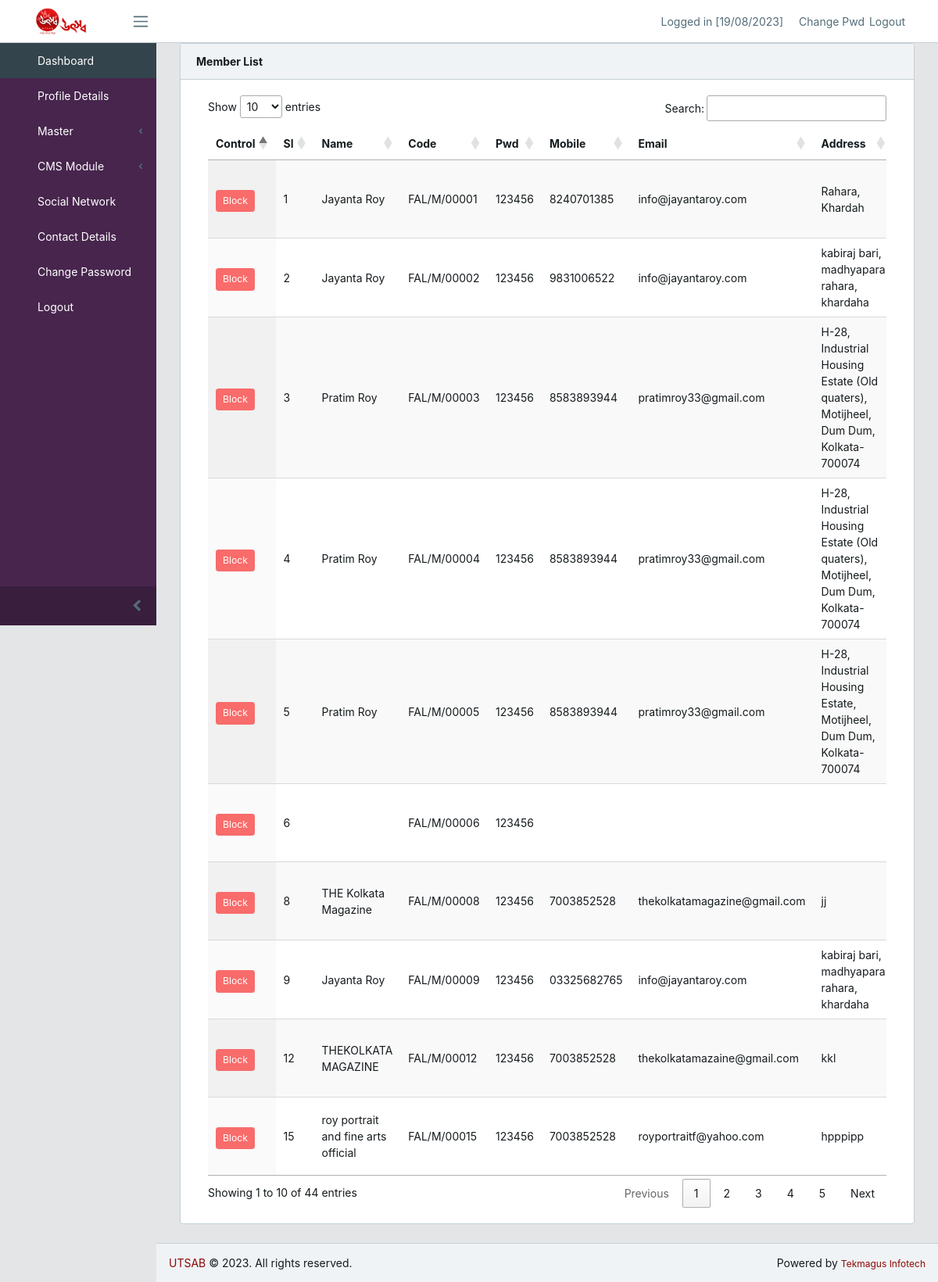
The page /cms/home.php?op=cust_view (signed in) on the database its author committed.
### tables this page shows
CREATE TABLE `cust_master` (
  `cust_id` int(11) NOT NULL,
  `cust_name` text NOT NULL,
  `cust_address` text NOT NULL,
  `cust_city` text NOT NULL,
  `cust_state` text NOT NULL,
  `cust_country` text NOT NULL,
  `cust_pincode` varchar(20) NOT NULL,
  `cust_phone` text NOT NULL,
  `cust_email` text NOT NULL,
  `cust_code` varchar(25) NOT NULL,
  `cust_pass` varchar(50) NOT NULL DEFAULT '123456',
  `cust_dob` varchar(15) NOT NULL,
  `cust_pic` text NOT NULL,
  `cust_created_on` timestamp NOT NULL DEFAULT current_timestamp(),
  `cust_status` varchar(20) NOT NULL DEFAULT 'Pending'
);

### cms/pages/cust_view.php (the view, shortened to what this page needs)
<div class="card">
    <div class="card-header">
      <strong>Member List</strong>
    </div>
  <div class="card-body">
    <div class="col-lg-12">
      <div class="table-responsive">
        <div id="printableArea">
          <table id="data_table" class="display">
            <thead>
              <tr>
                <th>Control</th>
                <th>Sl</th>
                <th> Name</th>
                <th>Code</th>
                <th> Pwd</th>
                <th> Mobile</th>
                <th> Email</th>
                <th> Address</th>
              </tr>
            </thead>
            <tbody>
              <?php
               $sql="select * from  cust_master  where `cust_status`<> 'DELETE' order by cust_id";
                $res1=mysqli_query($dbhandle,$sql);
                $cnt=mysqli_num_rows($res1);
              if($cnt>0)
              {
                $i=0;
                while($row1=mysqli_fetch_array($res1))
                {
                  $i++;
              ?>
              <tr>
                <td>
                <?php
                  if($row1['cust_status']=='Active')
                  {
                ?>
                  <button type="button" id="cust_block" onclick="block(<?=$row1['cust_id'];?>)" class="btn btn-sm btn-danger" name="cust_block" style="position: relative; margin-top: 5px;">Block</button>
                <?php } ?>
                                  </td>
                <td><?php echo $i; ?></td>
                <td><?php echo $row1['cust_name']; ?></td>
                <td><?php echo $row1['cust_code']; ?></td>
                <td><?php echo $row1['cust_pass']; ?></td>
                <td><?php echo $row1['cust_phone']; ?></td>
                <td><?php echo $row1['cust_email']; ?></td>
                <td><?php echo $row1['cust_address']; ?></td>
              </tr>
              <?php
                  }
                }else{
                  echo '<tr><td colspan="10" align="left" valign="top">Data Not Found!</td></tr>';
                }
              ?>
            </tbody>
          </table>
        </div>
      </div>
    </div>
  </div>
</div>

### rows shown on the page
cust_master: cust_name "Jayanta Roy", cust_code "FAL/M/00001", cust_pass "123456", cust_phone "8240701385", cust_email "info@jayantaroy.com", cust_address "Rahara, Khardah"
cust_master: cust_name "Jayanta Roy", cust_code "FAL/M/00002", cust_pass "123456", cust_phone "9831006522", cust_email "info@jayantaroy.com", cust_address "kabiraj bari, madhyapara rahara, khardaha"
cust_master: cust_name "Pratim Roy", cust_code "FAL/M/00003", cust_pass "123456", cust_phone "8583893944", cust_email "pratimroy33@gmail.com", cust_address "H-28, Industrial Housing Estate (Old quaters), Motijheel, Dum Dum, Kolkata-700074"
cust_master: cust_name "Pratim Roy", cust_code "FAL/M/00004", cust_pass "123456", cust_phone "8583893944", cust_email "pratimroy33@gmail.com", cust_address "H-28, Industrial Housing Estate (Old quaters), Motijheel, Dum Dum, Kolkata-700074"
cust_master: cust_name "Pratim Roy", cust_code "FAL/M/00005", cust_pass "123456", cust_phone "8583893944", cust_email "pratimroy33@gmail.com", cust_address "H-28, Industrial Housing Estate, Motijheel, Dum Dum, Kolkata-700074"
cust_master: cust_code "FAL/M/00006", cust_pass "123456"
cust_master: cust_name "THE Kolkata Magazine", cust_code "FAL/M/00008", cust_pass "123456", cust_phone "7003852528", cust_email "thekolkatamagazine@gmail.com", cust_address "jj"
cust_master: cust_name "Jayanta Roy", cust_code "FAL/M/00009", cust_pass "123456", cust_phone "03325682765", cust_email "info@jayantaroy.com", cust_address "kabiraj bari, madhyapara rahara, khardaha"
cust_master: cust_name "THEKOLKATA MAGAZINE", cust_code "FAL/M/00012", cust_pass "123456", cust_phone "7003852528", cust_email "thekolkatamazaine@gmail.com", cust_address "kkl"
cust_master: cust_name "roy portrait and fine arts official", cust_code "FAL/M/00015", cust_pass "123456", cust_phone "7003852528", cust_email "royportraitf@yahoo.com", cust_address "hpppipp"
